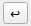
<?xml version="1.0" encoding="UTF-8"?>
<ui version="4.0">
 <class>DetectorParameterWidget</class>
 <widget class="QWidget" name="DetectorParameterWidget">
  <property name="geometry">
   <rect>
    <x>0</x>
    <y>0</y>
    <width>31</width>
    <height>26</height>
   </rect>
  </property>
  <property name="windowTitle">
   <string>Form</string>
  </property>
  <layout class="QHBoxLayout" name="horizontalLayout">
   <property name="spacing">
    <number>0</number>
   </property>
   <property name="leftMargin">
    <number>0</number>
   </property>
   <property name="topMargin">
    <number>0</number>
   </property>
   <property name="rightMargin">
    <number>0</number>
   </property>
   <property name="bottomMargin">
    <number>0</number>
   </property>
   <item>
    <widget class="QToolButton" name="btnReset">
     <property name="text">
      <string notr="true">↩</string>
     </property>
    </widget>
   </item>
  </layout>
 </widget>
 <resources/>
 <connections/>
</ui>
